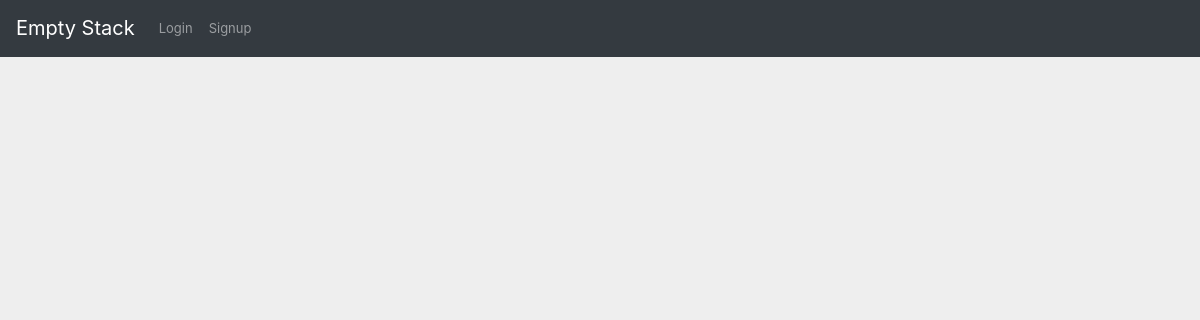
Before: /show_answers with the older database file.
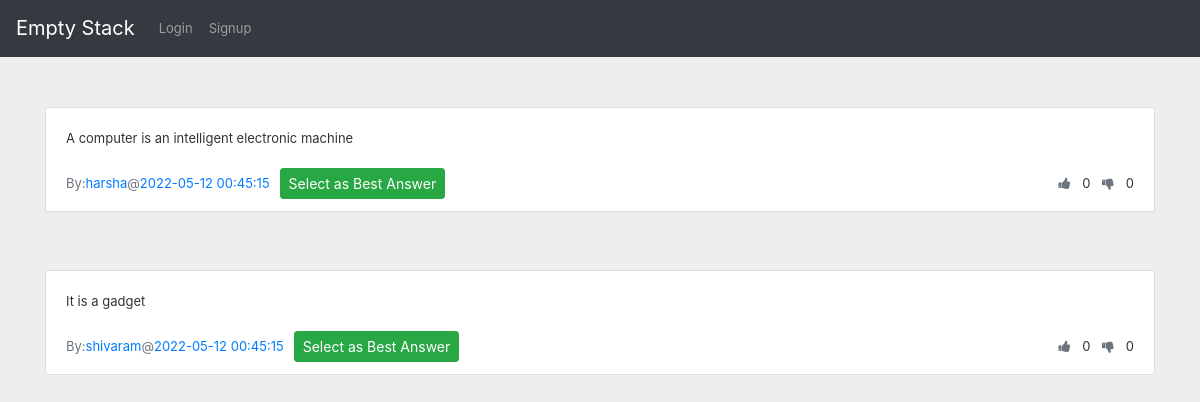
After: the same page with the newer database file.
### app.py (models this page shows)
class Answers(db.Model):
    answerid = db.Column(db.Integer, autoincrement=True, primary_key=True)
    userid = db.Column(db.Integer, ForeignKey(Users.userid))
    answer = db.Column(db.Text)
    questionid = db.Column(db.Integer, ForeignKey(Questions.questionid))
    timeposted = db.Column(db.DateTime, server_default=func.now())
    upvotes = db.Column(db.Integer, default=0)
    downvotes = db.Column(db.Integer, default=0)
    bestanswer = db.Column(db.Boolean, default=False)

class Users(db.Model):
    userid = db.Column(db.Integer, primary_key=True, autoincrement=True)
    username = db.Column(db.String, unique=True)
    firstname = db.Column(db.String)
    lastname = db.Column(db.String)
    email = db.Column(db.String)
    phone = db.Column(db.String)
    profile = db.Column(db.Text)
    rating = db.Column(db.Integer, default=0)
    city = db.Column(db.String)
    state = db.Column(db.String)
    country = db.Column(db.String)

### app.py (the view)
@app.route('/show_answers', methods=['GET', 'POST'])
def show_answers():
    question_id = 1
    answers = Answers.query.filter_by(questionid=question_id).all()
    usernames = []
    for answer in answers:
        user = Users.query.filter_by(userid=answer.userid).first()
        usernames.append(user.username)
    return render_template('answers.html', answers=answers, usernames=usernames)

### templates/answers.html (shortened to what this page needs)
{% extends "base.html" %}
{% import "bootstrap/wtf.html" as wtf %}
{% block styles %}
<link rel="stylesheet" href="{{url_for('.static', filename='css/answers.css')}}">
{% endblock %}
{% block content %}
    {% for answer in answers %}
        <div class="container d-flex justify-content-center mt-50 mb-50">
            <div class="w-100 overflow-auto order-2 order-md-1">
                <div class="card-group-control card-group-control-right">
                    <div class="card mb-2 w-100">
                        <div class="collapse show" >
                            <div class="card-body">
                                {{ answer.answer }}
                            </div>
                            <div class="card-footer bg-transparent d-sm-flex align-items-sm-center border-top-0 pt-0">
                                <span class="text-muted">By: </span><span class="text-primary">{{ usernames[loop.index-1] }}</span>
                                <span class="text-muted">@</span><span class="text-primary">{{ answer.timeposted }}</span>
                                {% if not answer.bestanswer %}
                                    <div class="gap">
                                        <button type="button" class="btn btn-success btn-sm">
                                        Select as Best Answer
                                        </button>
                                    </div>
                                {% endif %}
                                <ul class="list-inline text-nowrap mb-0 ml-auto mt-2 mt-sm-0">
                                    <li class="list-inline-item"><a href="#" class="text-muted mr-2" data-abc="true"><i class="fa fa-thumbs-up"></i></a> {{ answer.upvotes }}</li>
                                    <li class="list-inline-item"><a href="#" class="text-muted mr-2" data-abc="true"><i class="fa fa-thumbs-down"></i></a> {{ answer.downvotes }}</li>
                                </ul>
                            </div>
                        </div>
                    </div>
                </div>
            </div>
        </div>
    {% endfor %}
{% endblock %}

### templates/base.html (shortened to what this page needs)
<!DOCTYPE html>
<html lang="en">
<head>
    <link rel="stylesheet" href="https://cdn.jsdelivr.net/npm/bootstrap@4.3.1/dist/css/bootstrap.min.css">
    <link rel="stylesheet" href="https://cdnjs.cloudflare.com/ajax/libs/font-awesome/4.7.0/css/font-awesome.min.css">
    <link rel="stylesheet" href="{{ url_for('static',filename='css/main.css') }}">
    {% block styles %}{% endblock %}
</head>
<body>
    <nav class="navbar navbar-expand-lg navbar-dark bg-dark">
      <a class="navbar-brand" href="/">Empty Stack</a>
      <div class="collapse navbar-collapse" id="navbarSupportedContent">
        <ul class="navbar-nav ms-auto">
            {% if not session.get('userid') %}
                 <li class="nav-item ">
                    <a class="nav-link" href="/login">Login <span class="sr-only">(current)</span></a>
                 </li>
                 <li class="nav-item">
                    <a class="nav-link" href="/signup">Signup <span class="sr-only">(current)</span></a>
                 </li>
            {% endif %}
        </ul>
      </div>
    </nav>
    {% block content %}{% endblock %}
</body>
</html>

### static/css/answers.css (style rules this page uses)
body { margin: 0; font-size: .8125rem; font-weight: 400; line-height: 1.5385; color: #333; text-align: left; background-color: #eee; }
.mt-50 { margin-top: 50px; }
.gap { margin-left: 10px; }
.mb-50 { margin-bottom: 50px; }
a { text-decoration: none !important; }
.card { position: relative; display: -ms-flexbox; display: flex; -ms-flex-direction: column; flex-direction: column; min-width: 0; word-wrap: break-word; background-color: #fff; background-clip: border-box; border: 1px solid rgba(0,0,0,.125); border-radius: .1875rem; }
.w-100 { width: 100%!important; }

Changed rows visible on the page:
added Answers: answer "A computer is an intelligent electronic machine", timeposted "2022-05-12 00:45:15", bestanswer "Select as Best Answer", upvotes "0", downvotes "0"
now on this page (row unchanged): Users: username "harsha"
added Answers: answer "It is a gadget", timeposted "2022-05-12 00:45:15", bestanswer "Select as Best Answer", upvotes "0", downvotes "0"
now on this page (row unchanged): Users: username "shivaram"
